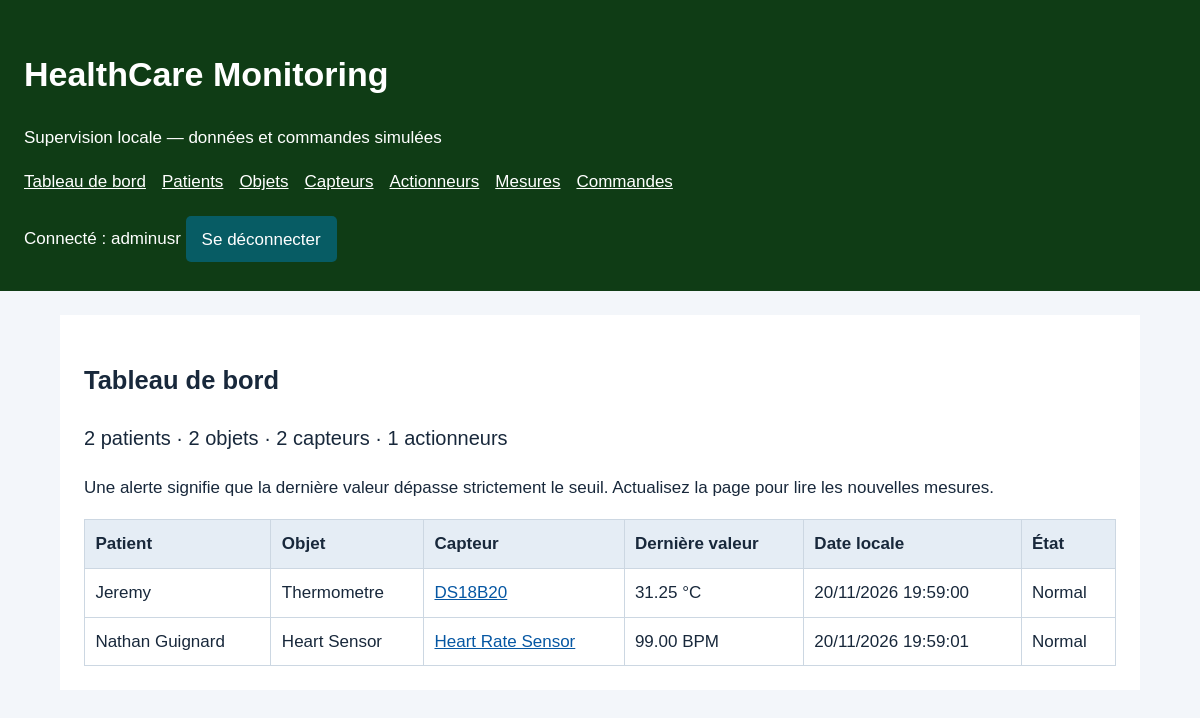
The app's page / (signed in) with its own data.
### HealthcareProject/models.py (models this page shows, shortened)
class Capteur(models.Model):
    TYPES = [('heart', 'Rythme Cardiaque'), ('body_temp', 'Temperature du Corps')]
    objet = models.ForeignKey(Objet, on_delete=models.PROTECT, related_name='capteurs')
    nom = models.CharField(max_length=80, unique=True)
    type_mesure = models.CharField(max_length=20, choices=TYPES)
    seuil_alerte = models.DecimalField(max_digits=7, decimal_places=2)
    class Meta:
        ordering = ['nom']
    @property
    def unite(self):
        return 'BPM' if self.type_mesure == 'heart' else '°C'

class Objet(models.Model):
    patient = models.ForeignKey(Patient, on_delete=models.PROTECT, related_name='objets')
    nom = models.CharField(max_length=80, unique=True)
    emplacement = models.CharField(max_length=120)
    description = models.TextField(blank=True)
    actif = models.BooleanField(default=True)
    class Meta:
        ordering = ['nom']
    def __str__(self):
        return self.nom

class Patient(models.Model):
    nom = models.CharField(max_length=100, unique=False)
    agePatient = models.IntegerField()
    numTelephone = models.CharField(max_length=20)
    descriptionPatient = models.TextField(blank=True)
    class Meta:
            ordering = ['nom']

class Mesure(models.Model):
    capteur = models.ForeignKey(Capteur, on_delete=models.PROTECT, related_name='mesures')
    valeur = models.DecimalField(max_digits=7, decimal_places=2)
    date = models.DateTimeField(auto_now_add=True)
    class Meta:
        ordering = ['-date', '-id']

### HealthcareProject/views.py (the view)
# urls.py: path('', views.tableau, name='tableau'),
@login_required
def tableau(request):
    lignes = []
    for capteur in Capteur.objects.select_related('objet__patient'):
        derniere = capteur.mesures.first()
        lignes.append({
            'capteur': capteur, 'mesure': derniere,
            'alerte': derniere is not None and derniere.valeur > capteur.seuil_alerte,
        })
    return render(request, 'HealthcareProject/tableau.html', {
        'nb_patients': Patient.objects.count(),
        'nb_objets': Objet.objects.count(),
        'nb_capteurs': Capteur.objects.count(),
        'nb_actionneurs': Actionneur.objects.count(),
        'lignes': lignes,
    })

### HealthcareProject/templates/HealthcareProject/tableau.html
{% extends 'base.html' %}
{% block contenu %}
<h2>Tableau de bord</h2>
<p class="bilan">{{ nb_patients }} patients · {{ nb_objets }} objets · {{ nb_capteurs }} capteurs · {{ nb_actionneurs }} actionneurs</p>
<p>Une alerte signifie que la dernière valeur dépasse strictement le seuil. Actualisez la page pour lire les nouvelles mesures.</p>
<div class="tableau">
    <table>
        <thead><tr><th>Patient</th><th>Objet</th><th>Capteur</th><th>Dernière valeur</th><th>Date locale</th><th>État</th></tr></thead>
        <tbody>
            {% for ligne in lignes %}
            <tr>
                <td>{{ ligne.capteur.objet.patient.nom }}</td>
                <td>{{ ligne.capteur.objet }}{% if not ligne.capteur.objet.actif %} (désactivé){% endif %}</td>
                <td><a href="{% url 'fiche' 'capteurs' ligne.capteur.pk %}">{{ ligne.capteur.nom }}</a></td>
                <td>{% if ligne.mesure %}{{ ligne.mesure.valeur }} {{ ligne.capteur.unite }}{% else %}Aucune mesure{% endif %}</td>
                <td>{{ ligne.mesure.date|date:'d/m/Y H:i:s' }}</td>
                <td>{% if not ligne.mesure %}En attente{% elif ligne.alerte %}<strong class="alerte">ALERTE</strong>{% else %}Normal{% endif %}</td>
            </tr>
            {% empty %}<tr><td colspan="5">Commencez par créer un objet, puis un capteur.</td></tr>{% endfor %}
        </tbody>
    </table>
</div>
{% endblock %}

### HealthcareProject/templates/base.html (shortened to what this page needs)
{% load static %}
<!doctype html>
<html lang="fr">
    <head>
    <link rel="stylesheet" href="{% static 'style.css' %}">
    </head>
    <body>
        <header>
            <h1>HealthCare Monitoring</h1>
            <p>Supervision locale — données et commandes simulées</p>
            {% if user.is_authenticated %}
            <nav aria-label="Navigation principale">
                <a href="{% url 'tableau' %}">Tableau de bord</a>
                <a href="{% url 'liste' 'patients' %}">Patients</a>
                <a href="{% url 'liste' 'objets' %}">Objets</a>
                <a href="{% url 'liste' 'capteurs' %}">Capteurs</a>
                <a href="{% url 'liste' 'actionneurs' %}">Actionneurs</a>
                <a href="{% url 'mesures' %}">Mesures</a>
                <a href="{% url 'journal' %}">Commandes</a>
            </nav>
                <form method="post" action="{% url 'logout' %}">
                <span>Connecté : {{ user.username }}</span>
                <button>Se déconnecter</button>
            </form>
            {% endif %}
        </header>
        <main>
            {% block contenu %}{% endblock %}
        </main>
    </body>
</html>

### HealthcareProject/static/style.css (style rules this page uses)
* { box-sizing: border-box; }
body { margin: 0; background: #f3f6fa; color: #18283b; font: 17px/1.6 Arial, sans-serif; }
header { background: #0f3c15; color: white; padding: 1.5rem; }
header a { color: #fff; }
nav { display: flex; flex-wrap: wrap; gap: 1rem; margin-bottom: 1rem; }
main { max-width: 1080px; margin: 1.5rem auto; padding: 1.5rem; background: white; }
a { color: #0657a3; }
button { background: #075c64; color: white; padding: .6rem 1rem; border: 0; border-radius: 5px; font: inherit; cursor: pointer; margin: .3rem 0; }
table { width: 100%; border-collapse: collapse; }
th, td { border: 1px solid #ccd7e2; padding: .65rem; text-align: left; }
th { background: #e5edf5; }
.tableau { overflow-x: auto; }
.bilan { font-size: 1.25rem; }

### records on screen
Capteur: capteur.objet.patient.nom "Jeremy", capteur.objet "Thermometre", capteur.nom "DS18B20", mesure.valeur "31.25", capteur.unite "°C", mesure "20/11/2026 19:59:00"
Capteur: capteur.objet.patient.nom "Nathan Guignard", capteur.objet "Heart Sensor", capteur.nom "Heart Rate Sensor", mesure.valeur "99.00", capteur.unite "BPM", mesure "20/11/2026 19:59:01"

### other values on screen
{{ user.username }} "adminusr"
{{ nb_patients }} "2"
{{ nb_objets }} "2"
{{ nb_capteurs }} "2"
{{ nb_actionneurs }} "1"
